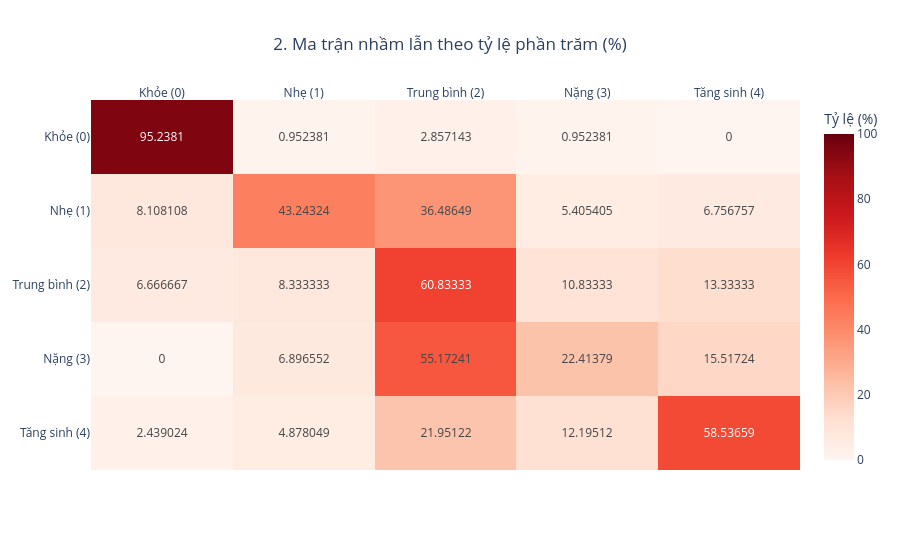

Notebook code for this chart:
### Markdown cell above
# 2. Ma trận nhầm lẫn theo %

### Code cell
cm_norm = cm.astype('float') / (cm.sum(axis=1)[:, np.newaxis] + 1e-8)  # tránh chia 0
fig2 = px.imshow(cm_norm*100, text_auto=True, aspect="auto",
                 x=level_names, y=level_names, zmin=0, zmax=100,
                 labels=dict(color="Tỷ lệ (%)"),
                 title="2. Ma trận nhầm lẫn theo tỷ lệ phần trăm (%)",
                 color_continuous_scale="Reds")
fig2.update_xaxes(side="top")
fig2.update_layout(height=550, title_x=0.5)
fig2.show()
print("Ma trận nhầm lẫn theo %:\n", np.round(cm_norm*100, 2))

### Figure 1 — Plotly figure (JSON) as saved in the notebook; plotly's stock layout.template omitted (floating-point values rounded to 4 significant figures)
{"data": [{"coloraxis": "coloraxis", "hovertemplate": "x: %{x}<br>y: %{y}<br>Tỷ lệ (%): %{z}<extra></extra>", "name": "0", "texttemplate": "%{z}", "type": "heatmap", "x": ["Khỏe (0)", "Nhẹ (1)", "Trung bình (2)", "Nặng (3)", "Tăng sinh (4)"], "xaxis": "x", "y": ["Khỏe (0)", "Nhẹ (1)", "Trung bình (2)", "Nặng (3)", "Tăng sinh (4)"], "yaxis": "y", "z": [[95.24, 0.9524, 2.857, 0.9524, 0.0], [8.108, 43.24, 36.49, 5.405, 6.757], [6.667, 8.333, 60.83, 10.83, 13.33], [0.0, 6.897, 55.17, 22.41, 15.52], [2.439, 4.878, 21.95, 12.2, 58.54]]}], "layout": {"coloraxis": {"cmax": 100, "cmin": 0, "colorbar": {"title": {"text": "Tỷ lệ (%)"}}, "colorscale": [[0, "rgb(255,245,240)"], [0.125, "rgb(254,224,210)"], [0.25, "rgb(252,187,161)"], [0.375, "rgb(252,146,114)"], [0.5, "rgb(251,106,74)"], [0.625, "rgb(239,59,44)"], [0.75, "rgb(203,24,29)"], [0.875, "rgb(165,15,21)"], [1, "rgb(103,0,13)"]]}, "height": 550, "title": {"text": "2. Ma trận nhầm lẫn theo tỷ lệ phần trăm (%)", "x": 0.5}, "xaxis": {"anchor": "y", "domain": [0, 1], "side": "top"}, "yaxis": {"anchor": "x", "autorange": "reversed", "domain": [0, 1]}}}
